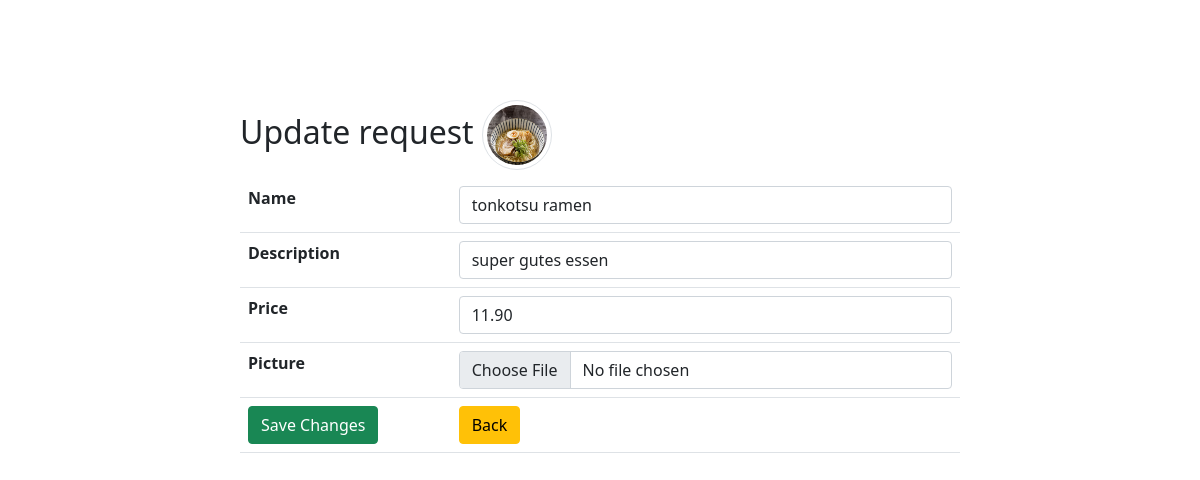
Screenshot of /Restaurant/update.php?id=5 with the database file from the repository.
### tables this page shows
CREATE TABLE `products` (
  `id` int(11) NOT NULL,
  `name` varchar(255) NOT NULL,
  `description` varchar(300) NOT NULL,
  `price` decimal(13,2) NOT NULL,
  `picture` varchar(255) DEFAULT NULL
);

### Restaurant/update.php (the view, shortened to what this page needs)
<?php
require_once 'actions/db_connect.php';
if ($_GET['id']) {
    $id = $_GET['id'];
    $sql = "SELECT * FROM products WHERE id = {$id}";
    $result = mysqli_query($connect, $sql);
    if (mysqli_num_rows($result) == 1) {
        $data = mysqli_fetch_assoc($result);
        $name = $data['name'];
        $description = $data['description'];
        $price = $data['price'];
        $picture = $data['picture'];
    } else {
        header("location: error.php");
    }
} else {
    header("location: error.php");
}
?>
<!DOCTYPE html>
<html>
    <head>
        <?php require_once 'components/boot.php'?>
    </head>
    <body>
        <fieldset>
            <legend class='h2'>Update request <img class='img-thumbnail rounded-circle' src='pictures/<?php echo $picture ?>' alt="<?php echo $name ?>"></legend>
            <form action="actions/a_update.php"  method="post" enctype="multipart/form-data">
                <table class="table">
                    <tr>
                        <th>Name</th>
                        <td><input class="form-control" type="text"  name="name" placeholder ="Product Name" value="<?php echo $name ?>"  /></td>
                    </tr>
                    <th>Description</th>
                        <td><input class="form-control" type="text"  name="description" placeholder ="Add a description" value="<?php echo $description ?>"  /></td>
                    <tr>
                        <th>Price</th>
                        <td><input class="form-control" type= "number" name="price" step="any"  placeholder="Price" value ="<?php echo $price ?>" /></td>
                    </tr>
                    <tr>
                        <th>Picture</th>
                        <td><input class="form-control" type="file" name= "picture" /></td>
                    </tr>
                    <tr>
                        <td><button class="btn btn-success" type= "submit">Save Changes</button></td>
                        <td><a href= "../Login/dashBoard.php"><button class="btn btn-warning" type="button">Back</button></a></td>
                    </tr>
                </table>
            </form>
        </fieldset>
    </body>
</html>

### Restaurant/update.php (style rules this page uses)
fieldset { margin: auto; margin-top: 100px; width: 60% ; }
.img-thumbnail { width: 70px !important; height: 70px !important; }

### rows the page displays
products: picture (picture), name "tonkotsu ramen", description "super gutes essen", price "11.90"
